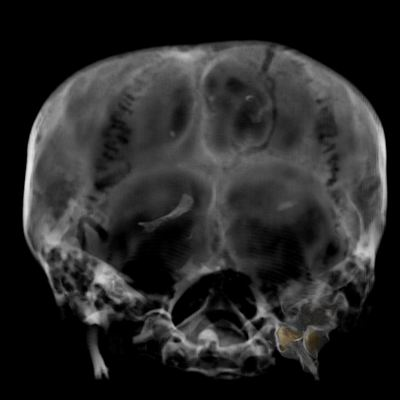
#> input picture images_and_data/Tut.jpg, 400 x 400 px; the run also reads 2 pictures not shown here
$ jupyter execute --allow-errors 52-things_geocomputing_book_FFT_tutorial.ipynb   (older library calls are emulated)
#> lines starting #> are read from the running program, lines starting #| are printed output that depends on the picture; after the words box and inside, x2 and y2 are one past the last pixel; in counts of white or black regions, pixels touching at a corner belong together; long printed decimals are rounded
### Background and history
*COMING SOON*

### Justification
*COMING SOON*

### Objectives
*COMING SOON*

### Workflow

*COMING SOON*

### Suggested reading (prior to running the tutorial)

- [A mathematical review of the Fourier transform - SEG Wiki](https://wiki.seg.org/wiki/A_mathematical_review_of_the_Fourier_transform)
- [An Intuitive Explanation of Fourier Theory](https://www.semanticscholar.org/paper/An-Intuitive-Explanation-of-Fourier-Theory-Lehar/3d67a901be76a2258db924799bd88e258032bb6b)
- [The 1-D Fourier transform - SEG Wiki](https://wiki.seg.org/wiki/The_1-D_Fourier_transform)
- [The 2-D Fourier transform - SEG Wiki](https://wiki.seg.org/wiki/The_2-D_Fourier_transform)
- [Elegant SciPy - Chapter 4: Frequency and the Fast Fourier Transform](https://www.oreilly.com/library/view/elegant-scipy/9781491922927/ch04.html)

### Import all necessary packages

[cell 1]
import numpy as np
import scipy as sp
from scipy import ndimage as ndi
from scipy import signal
from numpy.fft import fft2, ifft2, fftshift, ifftshift
from kneed import KneeLocator
import skimage.morphology as morph
from skimage import io, exposure
from skimage.util import img_as_float
from skimage.filters import gaussian
from skimage.filters.rank import entropy
from skimage.color import rgb2gray
from skimage.feature import peak_local_max, canny
from skimage.restoration import denoise_tv_chambolle
from skimage.draw import  circle, circle_perimeter, ellipse, rectangle

from skimage.measure import compare_ssim, find_contours
import matplotlib.pyplot as plt
import matplotlib.colors as clr

### Load test data: import King Tut CT scan image

Source: Supreme Council of Antiquities,  guardians.net/hawass/press_release_tutankhamun_ct_scan_results.htm

##### Function to normalize arrays to [0 1] range

[cell 2]
def normalise(arr):
    return (arr-np.amin(arr))/(np.amax(arr)-np.amin(arr))

[cell 3]
data = normalise(rgb2gray(io.imread('images_and_data/Tut.jpg')))
print(np.shape(data), np.amin(data), np.amax(data))
#| (400, 400) 0.0 1.0

##### Add some blur

[cell 4]
data=gaussian(data, 1)

[cell 5]
plt.figure(figsize=(15,12))
plt.imshow(data, cmap='bone'), plt.axis('off');

##### All-in-one function to perform Fourier transform, get magnitude, center on low frequency (for display purposes)

[cell 6]
def numpy_fft2(im):
    F = np.fft.fft2(im)     # Perform 2-dimensional discrete Fourier transform
    C = np.fft.fftshift(F)  # Center spectrum on minimum frequency
    Mag = np.abs(C).real    # Get magnitude and phase
    Ph  = np.angle(C).real
    return Mag, Ph

[cell 7]
A, _ = numpy_fft2(data)

[cell 8]
Ag = denoise_tv_chambolle(np.log(A +1), weight=0.2)
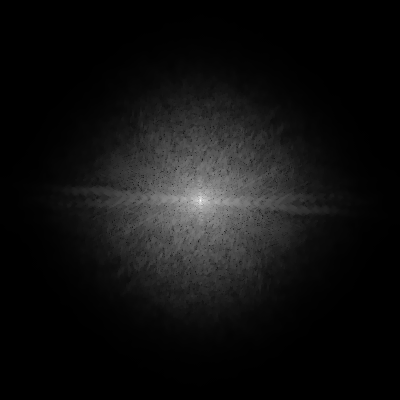
#> Ag: shape (400, 400) float64; min 9.37e-05, max 9.61, mean 0.638; drawn with min black and max white
lg = np.log(A +1)

[cell 9]
plt.figure(figsize=(12, 12))
plt.imshow(lg,  cmap='cubehelix', interpolation = 'none'), plt.axis('off');

#### Get azimuthally averaged radial profile

To show that the data "lives" in the lowest frequencies.

Radial mean code adapted from [SciPy lectures](http://scipy-lectures.org/advanced/image_processing/#measuring-objects-properties-ndimage-measurements) (his method, compared to other ones tested, works better in that I can set the number of bins to be same as the size of the input image).

Automatic knee-point detection with the [Kneedle algorithm](https://raghavan.usc.edu//papers/kneedle-simplex11.pdf) using the [Kneed package](https://github.com/arvkevi/kneed).

__NB. It may be a bit better to use second derivative. Implement later (not high priority.__

[cell 10]
sx, sy = Ag.shape
X, Y = np.ogrid[0:sx, 0:sy]
r = np.hypot(X - sx/2, Y - sy/2)
rbin = (502* r/r.max()).astype(np.int)
with np.errstate(invalid='ignore'):
    radial_mean = ndi.mean(Ag**2, labels=rbin, index=np.arange(1, rbin.max() +1))
radial_mean = radial_mean[~np.isnan(radial_mean)]
#> radial_mean = 500 values, max 70.18 at index 0, min 1.05e-08 at index 499, mean 5.29

[cell 11]
fig, ax = plt.subplots(figsize=(12, 12))
plt.plot(radial_mean, 'b')
ax.set_xlabel('Pixels', fontsize=14)
ax.set_ylabel('Power spectrum', fontsize=14)
ax.grid(which='both')

#> (a cell that did not finish here is left out)

#> (a cell that did not finish here is left out)

#> (a cell that did not finish here is left out)

[cell 15]
plt.figure(figsize=(12, 12))
plt.imshow(lg,  cmap='cubehelix', interpolation = 'none'), plt.axis('off');

### Preliminary examples of 2D Fourier Transform of straight lines and sinusoids

##### How does the Fourier spectrum of a vertical line looks like?

Reference blog post from Steve Eddins (Mathworks): ["Fourier transforms, vertical lines, and horizontal lines"](https://blogs.mathworks.com/steve/2010/09/22/fourier-transforms-vertical-lines-and-horizontal-lines/)

[cell 16]
vline = np.zeros((201,201))
vline[:,100]=1
plt.figure(figsize=(12,12))
plt.imshow(vline, cmap='gray', interpolation = 'none'), plt.axis('off');

[cell 17]
A, _ = numpy_fft2(vline)

[cell 18]
plt.figure(figsize=(12, 12))
plt.imshow(np.log(A +1),  cmap='cubehelix', interpolation = 'none'), plt.axis('off');

##### Next, how does the Fourier spectrum of a 2D vertical cosine wave look like?

##### Sample rate

[cell 19]
f = 0.02

[cell 20]
x = y = np.arange(400)
xx, yy = np.meshgrid(x, y)

[cell 21]
vcos=normalise(np.cos(np.pi*15*f*xx))

[cell 22]
plt.figure(figsize=(12,12))
plt.imshow(vcos, cmap='gray', interpolation = 'none'), plt.axis('off');

[cell 23]
A, _ = numpy_fft2(vcos)

[cell 24]
plt.figure(figsize=(12, 12))
plt.imshow(np.log(A +1),  cmap='cubehelix', interpolation = 'none'), plt.axis('off');

In the image above, the center dot is the DC point. The frequency of the cosine wave is represented by the distance of either of the other points to the DC point. The amplitude information is encoded in the intensity of the points.

##### One more thing.

Since ultimately we want to be able to filter a signal by manipulating the spectrum, then inverse Fourier transform the signal, let's show that (as should be expected) there is no signal loss by taking an image through fft2 and back via ifft2.

##### Method 1, the `numpy` way

That is, `ifft2(fft2(arr)) == arr` [to within a reasonable numerical accuracy](https://docs.scipy.org/doc/numpy-1.14.0/reference/generated/numpy.fft.ifft2.html)

[cell 25]
accuracy = 1e-12

[cell 26]
print(np.allclose(vcos, ifft2(fft2(vcos)), accuracy, accuracy))

print(np.allclose(ifft2(fft2(vcos)), vcos, accuracy, accuracy))

##### Method 2, the `scikit-image` way

Reference: [Structural similarity index](https://scikit-image.org/docs/0.12.x/auto_examples/transform/plot_ssim.html)

[cell 27]
def mse(x, y):
    return np.linalg.norm(x - y)

[cell 28]
diff_mse = mse(vcos, ifft2(fft2(vcos)).real)

[cell 29]
diff_ssim = compare_ssim(vcos, ifft2(fft2(vcos)).real)

[cell 30]
diff = img_as_float(vcos - ifft2(fft2(vcos)).real)

[cell 31]
print ('MSE: %.2E, SSIM: %.2f' % (diff_mse, diff_ssim))

### Create synthetic acquisition footprint

We will create a 2D acquisition footprint by combining two non-orthogonal sinusoids of different frequency.

##### First cosine wave

[cell 32]
cswA=normalise(np.cos(-2*np.pi*0.5*f*xx+6*np.pi*0.5*f*yy))

[cell 33]
plt.figure(figsize=(12,12))
plt.imshow(cswA, cmap='gray', interpolation = 'none'), plt.axis('off');

[cell 34]
A, _ = numpy_fft2(cswA)

[cell 35]
plt.figure(figsize=(12, 12))
plt.imshow(np.log(A +1),  cmap='cubehelix', interpolation = 'none'), plt.axis('off');

##### Second cosine wave

[cell 36]
cswB=normalise(np.cos(-15*0.6*np.pi*f*xx+1*0.6*np.pi*f*yy))
print(np.shape(cswB))

[cell 37]
plt.figure(figsize=(12,12))
plt.imshow(cswB, cmap='gray', interpolation = 'none'), plt.axis('off');

##### Combine the two cosine waves

[cell 38]
temp = cswA + cswB

[cell 39]
footprint = normalise(temp)
np.shape(footprint)

[cell 40]
plt.figure(figsize=(12,12))
plt.imshow(footprint, cmap='gray', interpolation = 'none'), plt.axis('off');

##### Raised cosine function to taper the input _à la_ Steve Eddins, to help with DFT periodicity i artifacts

Reference blog post: [_"Fourier transform visualization using windowing"_](https://blogs.mathworks.com/steve/2009/12/04/fourier-transform-visualization-using-windowing)

[cell 41]
def raised_cosine(im):
    m, n = np.shape(im)
    w1 = np.cos(np.linspace(-np.pi/2, np.pi/2, m))
    w1 = w1[:, None]
    w2 = np.cos(np.linspace(-np.pi/2, np.pi/2, n))
    w = w1*w2
    return normalise(im * w)

[cell 42]
f = raised_cosine(footprint)

[cell 43]
plt.figure(figsize=(12,12))
plt.imshow(f, cmap='gray', interpolation = 'none'), plt.axis('off');

[cell 44]
plt.figure(figsize=(12,12))
plt.imshow(f, cmap='gray', interpolation = 'none'), plt.axis('off');

[cell 45]
print(np.amin(f), np.amax(f))

[cell 46]
A, _ = numpy_fft2(f)

[cell 47]
plt.figure(figsize=(12, 12))
plt.imshow(np.log(A +1),  cmap='cubehelix', interpolation = 'none'), plt.axis('off');

##### For comparison, this is the result if we do not use the tapering to remove artifacts

[cell 48]
Au, _ = numpy_fft2(footprint)
plt.figure(figsize=(12, 12))
plt.imshow(np.log(Au +1),  cmap='cubehelix', interpolation = 'none'), plt.axis('off');

Where do those vertical lines come from? SImilarly to what Steve showed in the blog post, now that we tiled the signal (simulating the Fourier transform's implicit periodicity) a horizontal edge effect becomes apparent.

[cell 49]
plt.figure(figsize=(12, 12))
plt.imshow(np.tile(footprint, (2,2)),  cmap='gray', interpolation = 'none'), plt.axis('off');
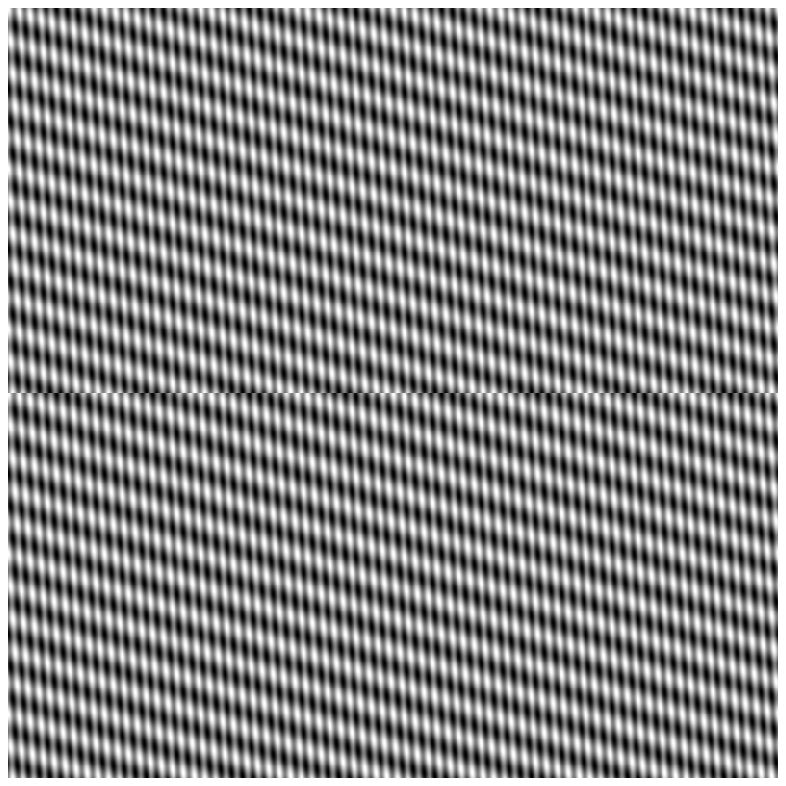
#> figure drawn by matplotlib, 1 panel

### Combine data to synthetic acquisition footprint

[cell 50]
noisy = normalise(data.copy() + f*4)
#> in normalise (call 7), `return (arr-np.amin(arr))/(np.amax(arr)-np.amin(arr))`:
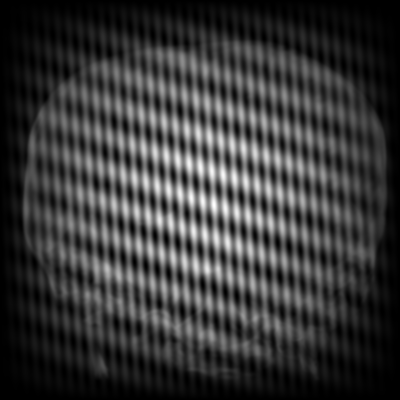
#> returned value: shape (400, 400) float64; min 0, max 1, mean 0.224

[cell 51]
plt.figure(figsize=(12,12))
plt.imshow(noisy, cmap='bone'), plt.axis('off');

[cell 52]
fkt = raised_cosine(noisy)
#> in normalise (call 8), `return (arr-np.amin(arr))/(np.amax(arr)-np.amin(arr))`:
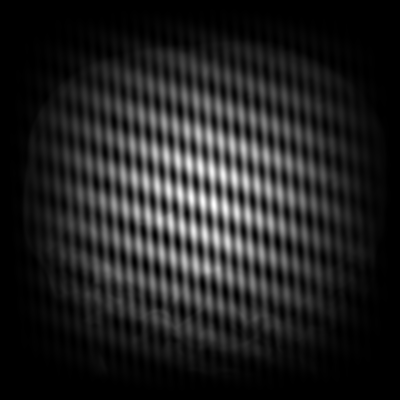
#> returned value: shape (400, 400) float64; min 0, max 1, mean 0.135

[cell 53]
plt.figure(figsize=(12,12))
plt.imshow(fkt, cmap='bone', interpolation = 'none'), plt.axis('off');

#### Check the spectrum

[cell 54]
A, _ = numpy_fft2(fkt)
#> in numpy_fft2 (call 7), `Ph  = np.angle(C).real`:
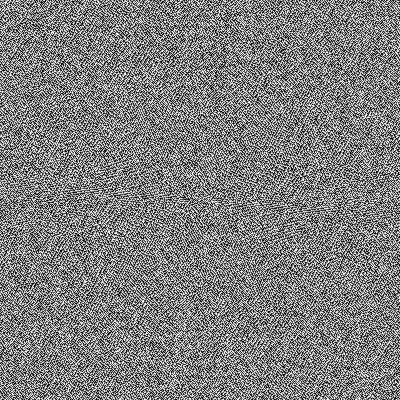
#> Ph: shape (400, 400) float64; min -3.14, max 3.14, mean -1.96e-05; drawn with min black and max white

[cell 55]
plt.figure(figsize=(12, 12))
plt.imshow(np.log(A +1),  cmap='cubehelix', interpolation = 'none'), plt.axis('off');

[cell 56]
Ag = denoise_tv_chambolle(np.log(A +1), weight=0.2)
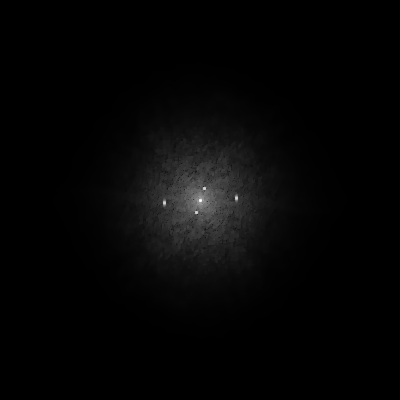
#> Ag: shape (400, 400) float64; min 8.76e-06, max 9.43, mean 0.207; drawn with min black and max white

[cell 57]
plt.figure(figsize=(12, 12))
plt.imshow(Ag,  cmap='cubehelix', interpolation = 'none'), plt.axis('off');

### Filter out the footprint

##### Find local maxima in Fourier Transform image using Scikit-image

https://scikit-image.org/docs/dev/auto_examples/segmentation/plot_peak_local_max.html

[cell 58]
fp = morph.disk(5)

[cell 59]
image_max = ndi.maximum_filter(Ag, footprint = fp, mode='constant')
coordinates= peak_local_max(Ag, min_distance=5, num_peaks=5)
#> coordinates = [[200, 200], [198, 236], [188, 204], [212, 196], [203, 164]]
coordinates_center = peak_local_max(Ag, min_distance=10, num_peaks=1)
#> coordinates_center = [[200, 200]]

[cell 60]
# display results
fig, axes = plt.subplots(2, 2, figsize=(24, 24), sharex=True, sharey=True)
ax = axes.ravel()
ax[0].imshow(Ag, cmap='gray')
ax[0].axis('off')
ax[0].set_title('Original')

ax[1].imshow(image_max, cmap='gray')
ax[1].axis('off')
ax[1].set_title('Maximum filter')

ax[2].imshow(Ag, cmap='gray')
ax[2].autoscale(False)
ax[2].plot(coordinates_center[:, 1], coordinates_center[:, 0], 'mo')
ax[2].axis('off')
ax[2].set_title('Peak 1 local maximum')

ax[3].imshow(Ag, cmap='gray')
ax[3].autoscale(False)
ax[3].plot(coordinates[:, 1], coordinates[:, 0], 'mo')
ax[3].axis('off')
ax[3].set_title('Peak 5 local maxima')

fig.tight_layout()

plt.show()

##### Maximum filter also returns an image directly! Let's take advantage of that:

[cell 61]
fttt2_im = peak_local_max(Ag, min_distance=10, num_peaks=5, indices = False)*1
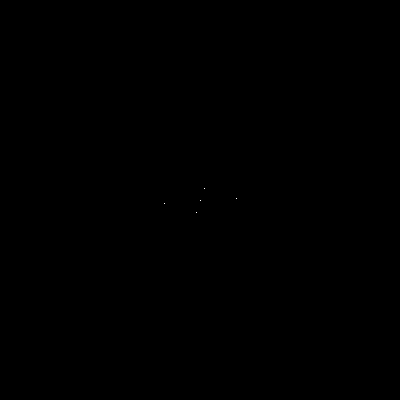
#> fttt2_im: shape (400, 400) int64; values 0 (black) and 1 (white), 0% white in thin lines or dots, all inside (x1, y1, x2, y2) = (164, 188, 237, 213)

[cell 62]
plt.figure(figsize=(12, 12))
plt.imshow(fttt2_im,
           cmap='gray', interpolation = 'none'), plt.axis('off');

[cell 63]
fttt2_im_center = peak_local_max(Ag, min_distance=10, num_peaks=1, indices = False)*1
#> fttt2_im_center: shape (400, 400) int64; values 0 (black) and 1 (white), 0% white in thin lines or dots, all inside (x1, y1, x2, y2) = (200, 200, 201, 201)
fttt2_im_no_center = fttt2_im - fttt2_im_center

[cell 64]
plt.figure(figsize=(12, 12))
plt.imshow(fttt2_im_no_center,
           cmap='gray', interpolation = 'none'), plt.axis('off');

##### Design footprint suppression filter by convolution with Gaussian disk

Initially used `convolve` and `Gaussian2DKernel` [from Astropy](https://docs.astropy.org/en/stable/convolution/kernels.html) but then moved to `Scipy` for both, with significantly improved performance (you can read about it [here](https://github.com/mycarta/2D_FFT_filter_tutorial/blob/master/speed_up_convolution.ipynb) and [here](https://github.com/mycarta/2D_FFT_filter_tutorial/blob/master/scipy_gaussian_kernel.ipynb)).

[cell 65]
def scipy_gaussian_2D(std):
    '''
    2D Gaussian filter kernel similar to astropy\'s Gaussian2DKernel
    (https://docs.astropy.org/en/stable/api/astropy.convolution.Gaussian2DKernel.html#astropy.convolution.Gaussian2DKernel)
    using scipy.signal.gaussian
    (and inspired by https://gist.github.com/thomasaarholt/267ec4fff40ca9dff1106490ea3b7567)

    Parameters:
    std (int) : standard deviation of the Gaussian in pixels

    Returns:
    out (2D array): 2D Gaussian filter kernel
    '''
    ksp1D = signal.gaussian(std*8+1, std)
    ksp2D = np.outer(ksp1D, ksp1D)
    ksp2D /= (2*np.pi*(std**2))
    return ksp2D

[cell 66]
gauss_kernel = scipy_gaussian_2D(2)
filter0 = signal.fftconvolve(fttt2_im_no_center, gauss_kernel,  mode='same')

[cell 67]
plt.figure(figsize=(12, 12))
plt.imshow(filter0, cmap='cubehelix', interpolation = 'none'), plt.axis('off');

[cell 68]
plt.figure(figsize=(12, 12))
plt.imshow(1-filter0, cmap='gray', interpolation = 'none'), plt.axis('off');
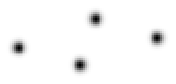
#> figure drawn by matplotlib, 1 panel

[cell 69]
print(np.amin(filter0), np.amax(filter0))
#| -4.873406966804528e-18 0.03979

[cell 70]
filter0=normalise(filter0)

##### Show why a gaussian kernel filter is better than a disk notch filter

[cell 71]
c1 = np.zeros((500, 500, 3), 'float')
rr, cc = circle(250, 250, 15, c1.shape)
c1[rr,cc] = (1.)
c1=rgb2gray(c1)

[cell 72]
plt.figure(figsize=(12, 12))
plt.imshow(c1, cmap='gray', interpolation = 'none'), plt.axis('off');

[cell 73]
plt.figure(figsize=(12, 12))
plt.imshow(fftshift(ifft2(ifftshift(c1))).real, cmap='gray', interpolation = 'none'), plt.axis('off');
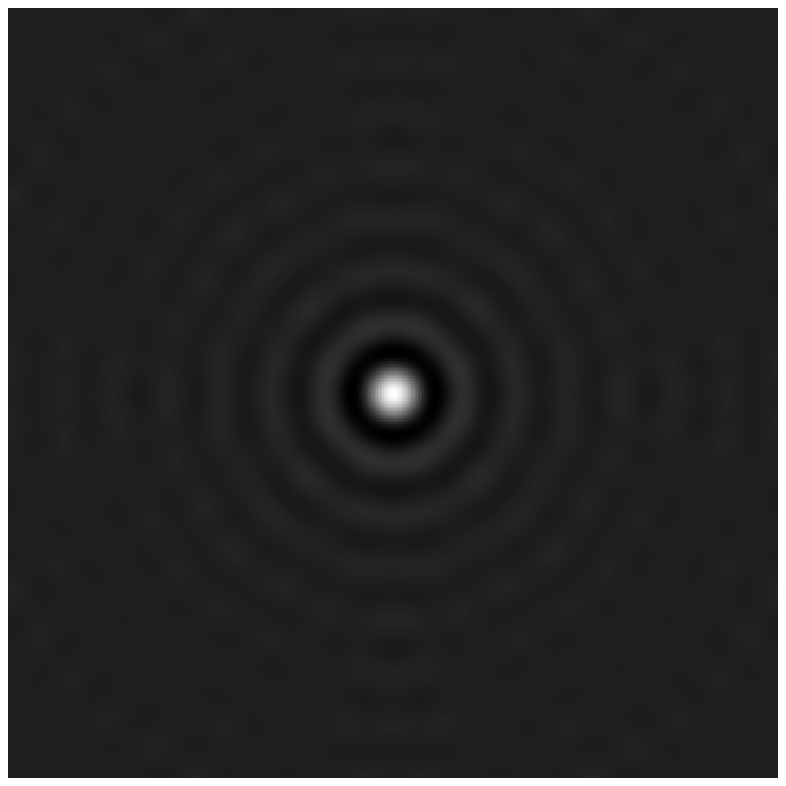
#> figure drawn by matplotlib, 1 panel

[cell 74]
c2 = signal.fftconvolve(c1, scipy_gaussian_2D(7),  mode='same')

[cell 75]
plt.figure(figsize=(12, 12))
plt.imshow(c2, cmap='gray', interpolation = 'none'), plt.axis('off');

[cell 76]
plt.figure(figsize=(12, 12))
plt.imshow(fftshift(ifft2(ifftshift(c2))).real, cmap='gray', interpolation = 'none'), plt.axis('off');

##### Apply filter and check reconstructed cat scan image

[cell 77]
filtered = ifft2(np.multiply(ifftshift(1-filter0), fft2(data.copy()))).real
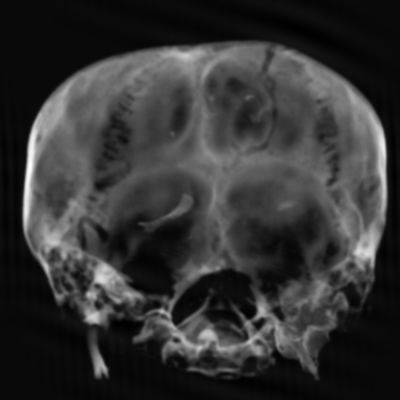
#> filtered: shape (400, 400) float64; min -0.037, max 0.975, mean 0.171; drawn with min black and max white
#> (the rest of the program and of its run is left out)
